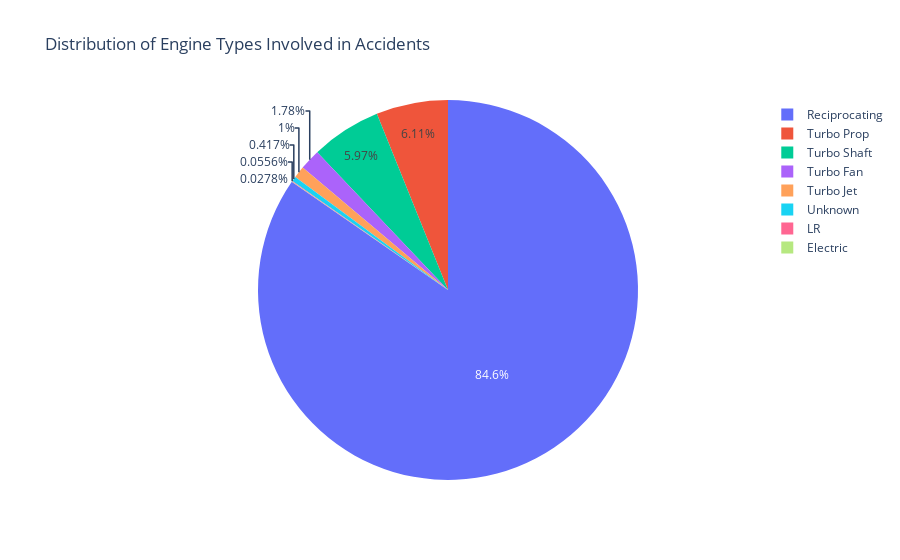

Notebook code cell kept with this figure:
### Markdown cell above
5.Visualize the Engine type. This will display the proportion of accidents involving different engines

### Code cell
# Count the number of occurrences for each engine type
engine_type_counts = df_Accidents['Engine.Type'].value_counts().reset_index()
engine_type_counts.columns = ['Engine Type', 'Count']

# Pie chart of engine type distribution
fig = px.pie(engine_type_counts, 
             names='Engine Type', 
             values='Count', 
             title='Distribution of Engine Types Involved in Accidents')

# Show the plot
fig.show()

### Figure 1 — Plotly figure (JSON) as saved in the notebook; plotly's stock layout.template omitted (floating-point values rounded to 4 significant figures)
{"data": [{"domain": {"x": [0, 1], "y": [0, 1]}, "hovertemplate": "Engine Type=%{label}<br>Count=%{value}<extra></extra>", "labels": ["Reciprocating", "Turbo Prop", "Turbo Shaft", "Turbo Fan", "Turbo Jet", "Unknown", "LR", "Electric"], "legendgroup": "", "name": "", "showlegend": true, "type": "pie", "values": [3047, 220, 215, 64, 36, 15, 2, 1]}], "layout": {"autosize": true, "legend": {"tracegroupgap": 0}, "title": {"text": "Distribution of Engine Types Involved in Accidents"}}}
